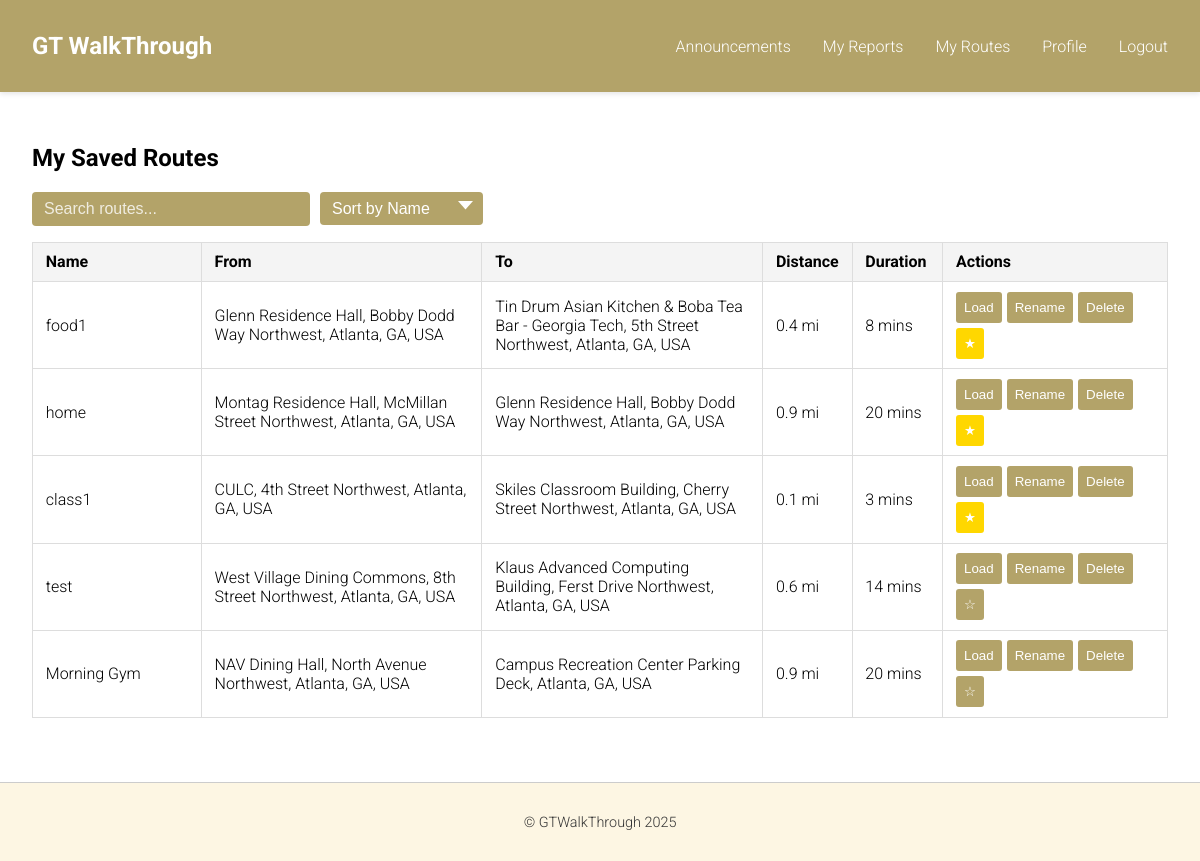
/my_routes/ (signed in), run on an earlier commit of the app's database.
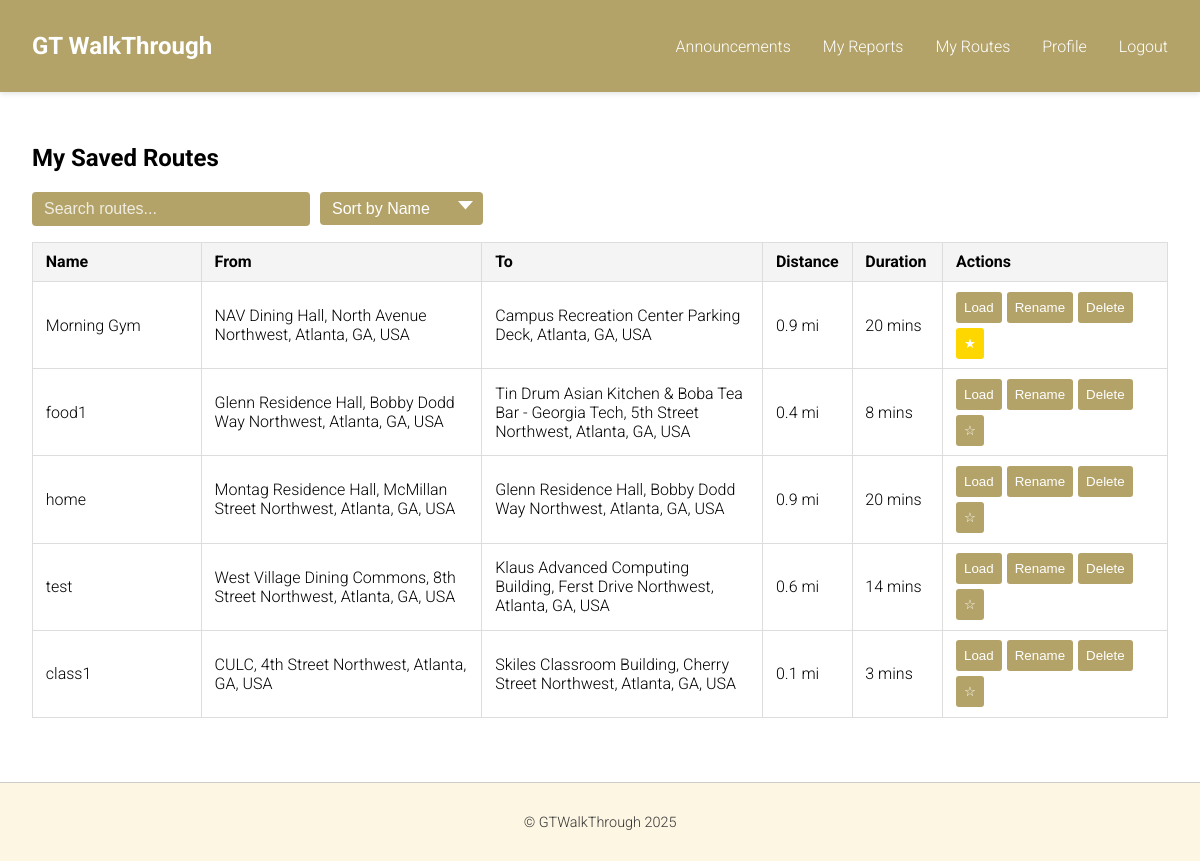
And on a later commit of the database.
### gtwt_app/models.py (models this page shows, shortened)
class SavedRoute(models.Model):
    user          = models.ForeignKey(User, on_delete=models.CASCADE, related_name='saved_routes')
    name          = models.CharField(max_length=100)
    origin        = models.CharField(max_length=255)
    destination   = models.CharField(max_length=255)
    travel_mode   = models.CharField(max_length=20)
    steps         = models.JSONField()
    distance_text = models.CharField(max_length=50)
    duration_text = models.CharField(max_length=50)
    created_at    = models.DateTimeField(auto_now_add=True)
    is_favorite = models.BooleanField(default=False)

### gtwt_app/views.py (the view)
# urls.py: path('my_routes/', views.my_routes, name='my_routes'),
@login_required
def my_routes(request):
    routes = SavedRoute.objects.filter(user=request.user).order_by('-is_favorite', '-created_at')
    for r in routes:
        if r.steps:
            r.steps_json = json.dumps(r.steps, cls=DjangoJSONEncoder).replace('"', '&quot;')
        else:
            r.steps_json = "[]" #fallback
    return render(request, 'my_routes.html', {'routes': routes})

### gtwt_app/templates/my_routes.html (shortened to what this page needs)
{% extends "base.html" %}
{% load static %}
 {% block content %}
<h2>My Saved Routes</h2>
{% if routes %}
<div class="search-sort-container">
  <input type="text" id="searchInput" placeholder="Search routes..." />
  <select id="sortSelect">
    <option value="name">Sort by Name</option>
  </select>
</div>
<table class="route-table" id="routesTable">
  <thead>
    <tr>
      <th style="width: 15%">Name</th>
      <th style="width: 25%">From</th>
      <th style="width: 25%">To</th>
      <th style="width: 7%">Distance</th>
      <th style="width: 8%">Duration</th>
      <th style="width: 20%">Actions</th>
    </tr>
  </thead>
  <tbody>
    {% for r in routes %}
    <tr data-route-id="{{ r.id }}">
      <td>
        <span class="route-name">{{ r.name }}</span>
      </td>
      <td>{{ r.origin }}</td>
      <td>{{ r.destination }}</td>
      <td class="distance">{{ r.distance_text }}</td>
      <td class="duration">{{ r.duration_text }}</td>
      <td>
        <div
          style="
            display: flex;
            flex-direction: row;
            gap: 5px;
            flex-wrap: wrap;
            align-items: center;
          "
        >
          <button
            class="route-btn load-route-btn"
            data-steps="{{ r.steps_json|safe }}"
          >
            Load
          </button>
          <button class="route-btn rename-btn">Rename</button>
          <button class="route-btn delete-route-btn">Delete</button>
          <button
            class="route-btn favorite-route-btn"
            data-favorite="{{ r.is_favorite|yesno:'true,false' }}"
            style="background-color: {% if r.is_favorite %}#FFD700{% else %}#B3A369{% endif %};"
          >
            {% if r.is_favorite %}★{% else %}☆{% endif %}
          </button>
        </div>
      </td>
    </tr>
    {% endfor %}
  </tbody>
</table>
{% else %}
<p>You haven’t saved any routes yet.</p>
{% endif %} {% endblock %}

### gtwt_app/templates/base.html (shortened to what this page needs)
<!DOCTYPE html>
<html lang="en">
  <head>
    {% load static %}
    <link rel="stylesheet" href="{% static 'css/style.css' %}" />
  </head>
  <body>
    <header>
      <nav style="background-color: var(--clr-GT-gold); display: flex; align-items: center; justify-content: space-between; padding: 1rem 2rem;">
        <div style="display: flex; align-items: center; gap: 0.5rem;">
          <a href="{% url 'home' %}" class="navbar-brand" style="color: white; text-decoration: none; font-weight: bold; font-size: 1.5rem;">
            GT WalkThrough
          </a>
        </div>
        <ul id="nav-links" style="list-style: none; margin: 0; align-items: center;">
          <li><a href="{% url 'announcements' %}" style="color: white; text-decoration: none;">Announcements</a></li>
          <li><a href="{% url 'my_reports' %}" style="color: white; text-decoration: none;">My Reports</a></li>
          <li><a href="{% url 'my_routes' %}" style="color: white; text-decoration: none;">My Routes</a></li>
          {% if user.is_authenticated %}
          <li><a href="{% url 'profile' %}" style="color: white; text-decoration: none;">Profile</a></li>
          <li><a href="{% url 'logout' %}" style="color: white; text-decoration: none;">Logout</a></li>
          {% else %}
          <li><a href="{% url 'login' %}" style="color: white; text-decoration: none;">Login</a></li>
          <li><a href="{% url 'register' %}" style="color: white; text-decoration: none;">Register</a></li>
          {% endif %}
        </ul>
      </nav>
    </header>
    <div class="content">{% block content %}{% endblock %}</div>
    <footer>
      <p>&copy; GTWalkThrough 2025</p>
    </footer>
  </body>
</html>

### gtwt_app/static/css/style.css (style rules this page uses)
header { background-color: #222; padding: 1rem 0; }
nav { display: flex; justify-content: space-between; align-items: center; padding: 0 2rem; }
.navbar-brand { font-size: 1.5rem; font-weight: bold; color: #ffa500; }
.content { padding: 2rem; }
.route-table { width: 100%; border-collapse: collapse; margin-top: 1rem; }
.route-table th, .route-table td { border: 1px solid #ddd; padding: 0.6rem 0.8rem; text-align: left; }
.route-table th { background-color: #f4f4f4; }
.load-route-btn { background-color: #b3a369; border: none; color: white; padding: 0.4rem 0.8rem; border-radius: 4px; cursor: pointer; }

### gtwt_app/templates/base.html (style rules this page uses)
:root { --clr-GT-blue: #162639; --clr-GT-gold: #b3a369; }
body { font-family: "Roboto", sans-serif; font-weight: 300; }
header { background-color: var(--clr-GT-gold); padding: 1rem 0; box-shadow: 0 2px 5px rgba(0, 0, 0, 0.1); position: sticky; top: 0; z-index: 1000; }
nav { display: flex; justify-content: space-between; align-items: center; padding: 0 2rem; flex-wrap: wrap; }
.navbar-brand { font-size: 1.75rem; font-weight: bold; color: white; text-decoration: none; }
.content { padding: 2rem; }
footer { background-color: #fdf6e3; padding: 1rem 0; margin-top: 2rem; text-align: center; font-size: 0.9rem; color: #333; border-top: 1px solid #ccc; }
html, body { height: 100%; margin: 0; display: flex; flex-direction: column; }
.content { flex: 1; }
#nav-links { display: flex; flex-direction: row; gap: 2rem; margin: 0; align-items: center; }

### gtwt_app/templates/my_routes.html (style rules this page uses)
.route-btn { background-color: #b3a369; border: 0px solid; color: white; padding: 8px; border-radius: 3px; }
.search-sort-container { display: flex; gap: 10px; margin-bottom: 1rem; align-items: center; justify-content: flex-start; }
#searchInput, #sortSelect { padding: 8px 12px; border: none; border-radius: 4px; background-color: #b3a369; color: white; font-size: 1rem; }
#searchInput { flex: none; min-width: 254px; }
#sortSelect { padding: 8px 12px; border: none; border-radius: 4px; background-color: #b3a369; color: white; font-size: 1rem; width: 163px; appearance: none; background-repeat: no-repeat; background-position: right 10px center; background-size: 15px; cursor: pointer; }
#searchInput::placeholder { color: white; opacity: 0.8; }

What changed in the data, as far as the page shows it:
changed SavedRoute "Morning Gym": is_favorite "☆" → "★"; moves up the list
changed SavedRoute "food1": is_favorite "★" → "☆"
changed SavedRoute "home": is_favorite "★" → "☆"
shown differently, row unchanged: SavedRoute "test": moves down the list
changed SavedRoute "class1": is_favorite "★" → "☆"
